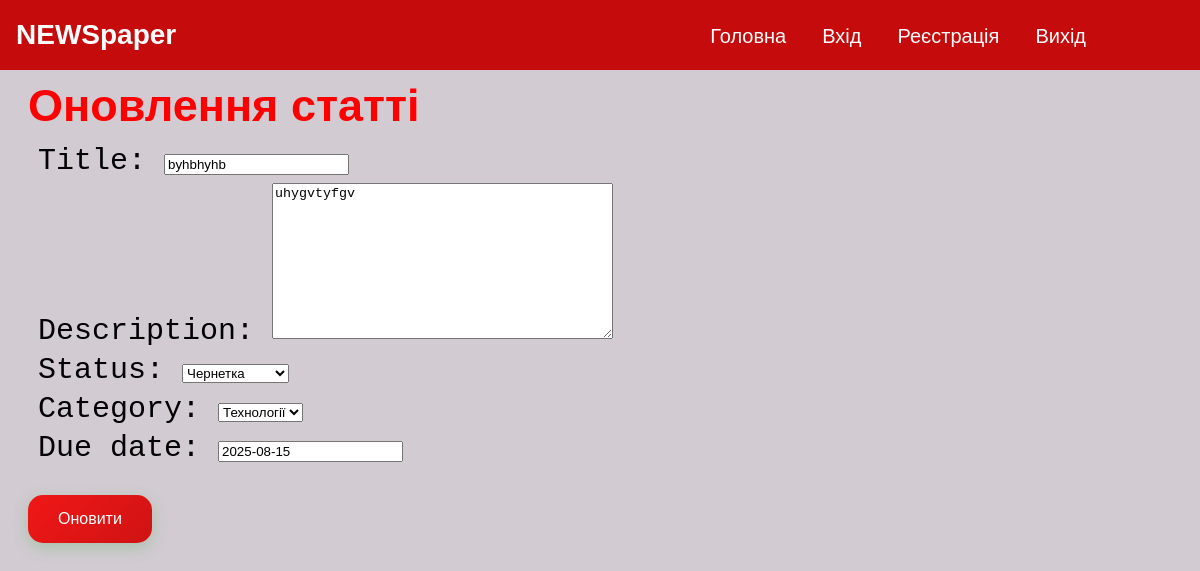
Page /7/update/ (signed in) on the earlier database version.
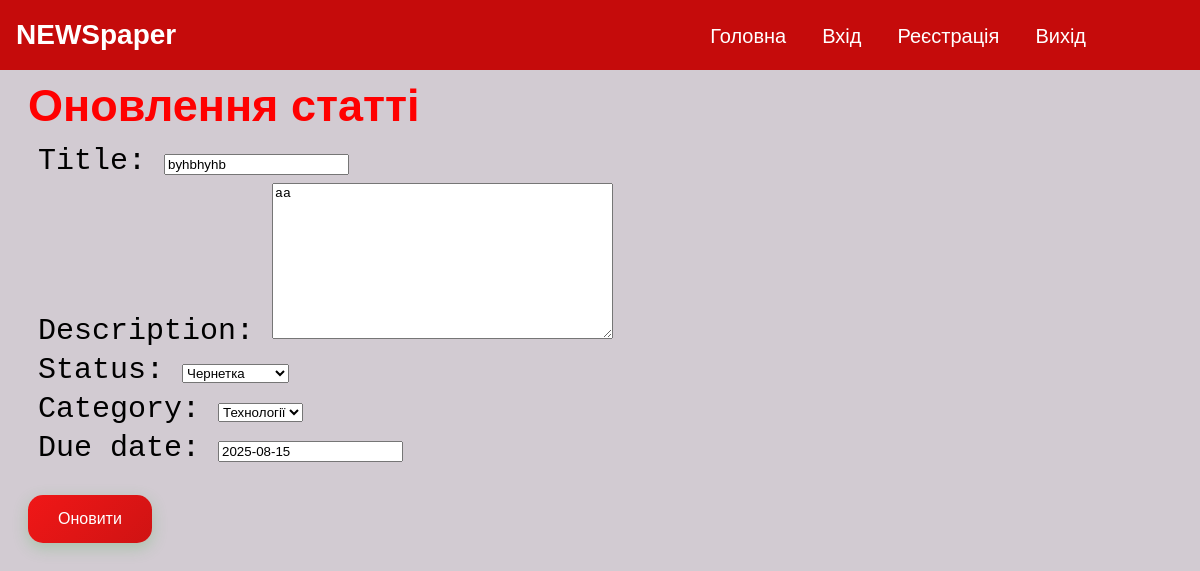
Same page on the later database version.
### blog_files/models.py (models this page shows, shortened)
class Article(models.Model):
    STATUS_CHOICES = [
        ("Чернетка", "Чернетка"),
        ("Опубліковано", "Опубліковано"),
    ]
    CATEGORY_CHOICES = [
        ("Технології", "Технології"),
        ("Кухня", "Кухня"),
        ("Навчання", "Навчання")
    ]
    title = models.CharField(max_length=256)
    description = models.TextField()
    status = models.CharField(max_length=20, choices=STATUS_CHOICES, default="published")
    category = models.CharField(max_length=20, choices=CATEGORY_CHOICES, default="studying")
    due_date = models.DateField(null=True, blank=True)
    author = models.ForeignKey(User, on_delete=models.CASCADE, related_name="tasks")

### blog_files/views.py (the view)
# urls.py: path("<int:pk>/update/", views.ArticleUpdateView.as_view(), name="article-update"),
class ArticleUpdateView(LoginRequiredMixin, UserIsOwnerMixin, UpdateView):
    model = models.Article
    form_class = ArticleForm
    template_name = "html_files/article_update_form.html"
    success_url = reverse_lazy("articlee:article-list")

### blog_files/forms.py (shortened to what this page needs)
class ArticleForm(forms.ModelForm):
    class Meta:
        model = Article
        fields = ["title", "description", "status", "category", "due_date"]

### blog_files/mixins.py (called while the page is built)
    def dispatch(self, request, *args, **kwargs):
        instance = self.get_object()
        if instance.author != self.request.user:
            raise PermissionDenied
        return super().dispatch(request, *args, **kwargs)

### blog_files/templates/html_files/article_update_form.html (shortened to what this page needs)
{% extends "base.html" %}
{% load static %}
{% block content %}
<div class="container">
    <h2>Оновлення статті</h2>
    <form method="post">
      {{ form.as_p }}
      <button type="submit" class="btn-red">Оновити</button>
    </form>
</div>
{% endblock %}

Differences in the rows shown:
changed Article "byhbhyhb": description "uhygvtyfgv" → "aa"
